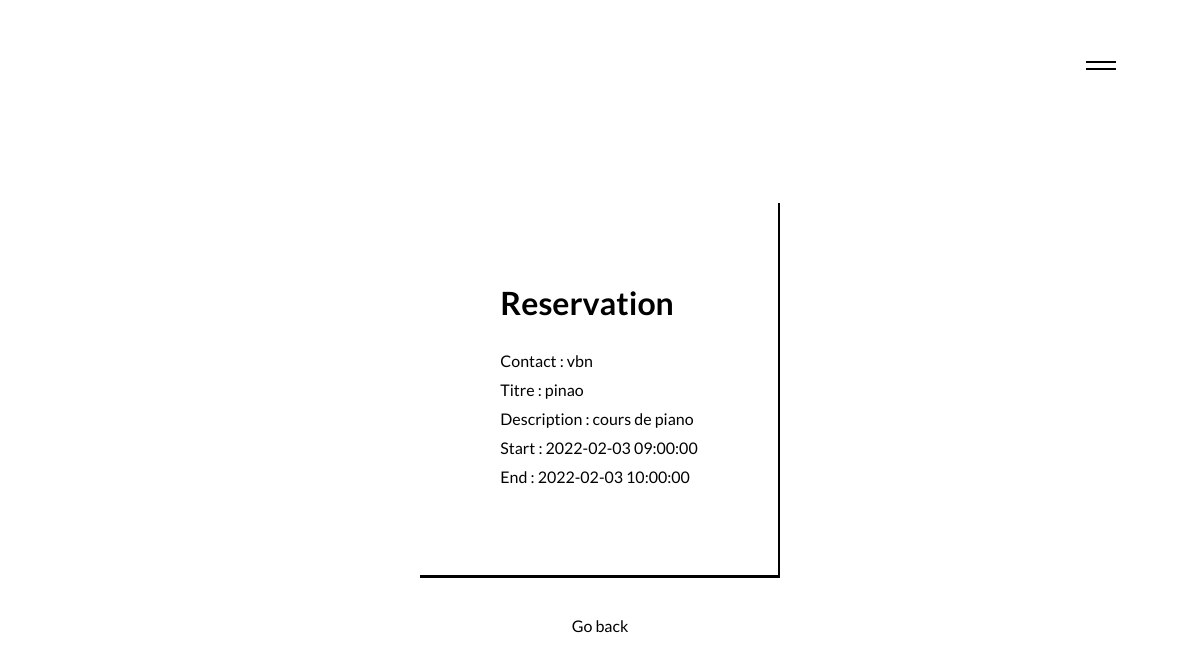
Screenshot of /view/reservation.php?reservation=32 (signed in) with the database file from the repository.
### tables this page shows
CREATE TABLE IF NOT EXISTS `reservations` (
  `id` int NOT NULL AUTO_INCREMENT,
  `titre` varchar(255) NOT NULL,
  `description` text NOT NULL,
  `debut` datetime NOT NULL,
  `fin` datetime NOT NULL,
  `id_utilisateur` int NOT NULL,
  PRIMARY KEY (`id`)
);

CREATE TABLE IF NOT EXISTS `utilisateurs` (
  `id` int NOT NULL AUTO_INCREMENT,
  `login` varchar(255) NOT NULL,
  `password` varchar(255) NOT NULL,
  PRIMARY KEY (`id`)
);

### libraries/database.php (called while the page is built)
<?php
function getPdo(){
    $pdo = new PDO('mysql:host=localhost;dbname=reservationsalles;charset=utf8', 'root', '', [
        PDO::ATTR_ERRMODE => PDO::ERRMODE_EXCEPTION,
        PDO::ATTR_DEFAULT_FETCH_MODE => PDO::FETCH_ASSOC
    ]);
    return $pdo;
}

### libraries/controllers/Planning.php (called while the page is built, shortened)
<?php
require_once("../libraries/controllers/Planning.php");
class Planning
{
    public function __construct()
    {
        $this->model = new \Models\Planning();
    }
    public function eventInfo($id)
    {
        $eventInfo = $this->model->getEventInfo($id);
        return $eventInfo;
    }
}

### libraries/models/Model.php (called while the page is built, shortened)
<?php
require_once('../libraries/database.php');
abstract class Model
{
    public function __construct()
    {
        $this->pdo = getPdo();
    }
}

### libraries/models/Planning.php (called while the page is built, shortened)
<?php
require_once("../libraries/models/Model.php");
class Planning extends Model
{
    public function getEventInfo($id)
    {
        $query = $this->pdo->prepare("SELECT * FROM reservations INNER JOIN utilisateurs ON reservations.id_utilisateur = utilisateurs.id WHERE reservations.id = $id");
        $query->execute();
        $result = $query->fetchAll();
        return $result;
    }
}

### view/reservation.php (the view, shortened to what this page needs)
<?php
require_once('../libraries/controllers/Planning.php');
require_once('../libraries/models/Planning.php');
?>
<!DOCTYPE html>
<html lang="en">
<head>
    <link rel="stylesheet" href="../public/css/styles.css">
</head>
<body>
    <?php require_once "../view/header.php" ?>
    <main class="main__planning">
        <div class="reservation_container">
            <h1>Reservation</h1>
            <?php $planning = new \Controllers\Planning() ?>
            <?php
            $infos = $planning->eventInfo($_GET['reservation']);
            ?>
            <?php foreach ($infos as $info) : ?>
                <ul>
                    <li>Contact : <?= $info['login'] ?></li>
                    <li>Titre : <?= $info['titre'] ?></li>
                    <li>Description : <?= $info['description'] ?></li>
                    <li>Start : <?= $info['debut'] ?></li>
                    <li>End : <?= $info['fin'] ?></li>
                </ul>
            <?php endforeach; ?>
        </div>
        <a href="../view/planning.php" class="link__planning">Go back</a>
    </main>
</body>
</html>

### public/css/styles.css (style rules this page uses)
* { margin: 0; padding: 0; box-sizing: border-box; list-style: none; text-decoration: none; }
a, a:visited { color: black; }
html { scroll-behavior: smooth; }
body { width: 100%; font-family: "main"; font-family: "Lato", sans-serif; }
.main__planning { height: 100vh; width: 100%; display: flex; justify-content: center; align-items: center; flex-direction: column; }
.link__planning { transform: translate(0, 200%); }
.reservation_container { padding: 5rem; border-bottom: 3px solid black; border-right: 2px solid black; display: flex; justify-content: center; align-items: center; flex-direction: column; }
.reservation_container h1 { align-self: flex-start; margin-bottom: 15%; }
.reservation_container li { margin-bottom: 5%; }
::placeholder { color: black; transition: 1s ease-in-out; }

### rows the page displays
reservations: id_utilisateur.login "vbn", titre "pinao", description "cours de piano", debut "2022-02-03 09:00:00", fin "2022-02-03 10:00:00"
